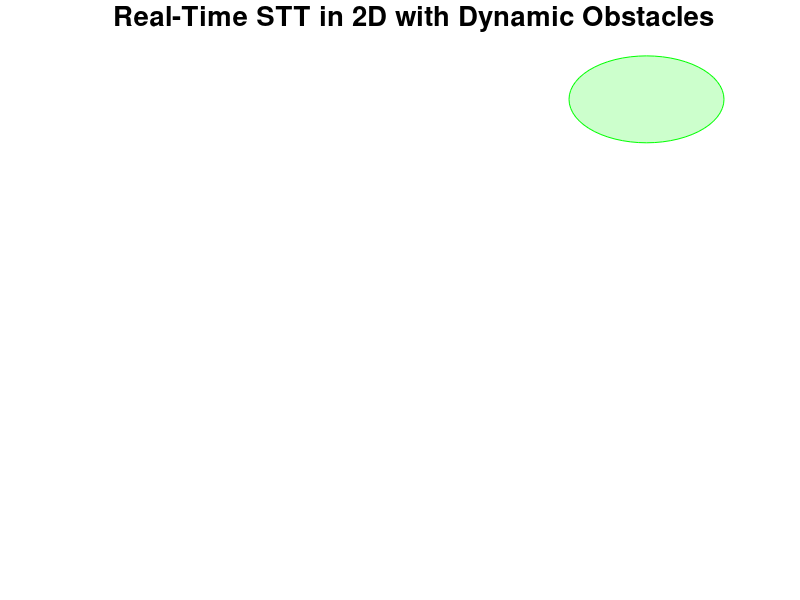

MATLAB code to generate this figure: (Note: this script raises an error after producing the figure.)
%% STT implementation for a single integrator system in a 2D environment
clc; 
clear; 
clf;

%% Parameters

% Environment parameters
S = [0.5, 1.5]; % Initial position
dS = 1; % Radius of initail set
eta = [7, 10];  % Target position
dT = 1; % Radius of target set
% Define dynamic obstacles (format: [ox, oy, rho_o, vel_o_x, vel_o_y])
obstacles = [4, 3, 0.5, -0.4, -0.2; 
             5, 6, 0.5, -0.4, -0.2; 
             6, 4, 0.5, 0.2, -0.4; 
             3, 6, 0.5, -0.2, 0.4;
             4.5, 9, 0.5, -0.2, 0];
%obstacles = createRandomObstacleMatrix(100); % Create 100 random obstacles
nObs = size(obstacles,1);

% STT parameters
k1 = 100; % coefficient k1
k2 = 100; % coefficient k2 for all j
k3 = 100; % coefficient k3 for all j
rho_max = 0.9; % Maximum allowable STT radius
rho_min = 0.1; % Minimum allowable STT radius
sigma = [1, 1]; % STT initial position sigma(0)

% Robot Parameters
x = S; % set initial robot position within initial set

% Simulation parameters
delt = 1e-2; % Step size for movement
tc = 16; % Prescribed time to reach goal
tf = 1.25*tc; % Simulation stop time
t = 1:delt:tf;

%% Plot setup
figure(1)
set(gcf, 'Position', [100, 100, 800*0.8, 1125*0.8]); 
set(gcf, 'Color', 'k');
hold on; grid on; box on;
axis([0 8 0 11.25]);
set(gca, 'Color', 'k', 'XColor', 'w', 'YColor', 'w', 'FontSize', 18);
xlabel('X'); ylabel('Y');
title('Real-Time STT in 2D with Dynamic Obstacles');

% Plot Target
rectangle('Position',[eta(1)-dT eta(2)-dT 2*dT 2*dT],'Curvature',1,'FaceColor','g','EdgeColor','g','FaceAlpha',0.2)

% Plot obstacles
theta = linspace(0, 2*pi, 100);
obstacle_plots = gobjects(nObs, 1);
for o = 1:nObs
    ox = obstacles(o,1) + obstacles(o,3) * cos(theta);
    oy = obstacles(o,2) + obstacles(o,3) * sin(theta);
    obstacle_plots(o) = fill(ox, oy, 'r', 'FaceAlpha', 0.5, 'EdgeColor', 'r');
end

% Initialize robot trajectory plot
robot_plot = plot(x(1), x(2), 'ko', 'MarkerFaceColor', 'k');
STT_plot = plot(sigma(1), sigma(2), 'bo');
trajectory = plot(x(1), x(2), 'b-', 'LineWidth', 1.5);

%% STT loop
for iter = 1:length(t)
    % Update obstacle positions
    for o = 1:nObs
        obstacles(o,1) = obstacles(o,1) + delt * obstacles(o,4); % Update x position
        obstacles(o,2) = obstacles(o,2) + delt * obstacles(o,5); % Update y position
        ox = obstacles(o,1) + obstacles(o,3) * cos(theta);
        oy = obstacles(o,2) + obstacles(o,3) * sin(theta);
        set(obstacle_plots(o), 'XData', ox, 'YData', oy);
    end
    
    %% STT center dynamics (sigma-dot)
    % Compute first term of \dot{\sigma} in Equation (6)
    dsigma_1 = k1 * tc / (tc-t(iter)) * (eta-sigma);
    
    % Compute second term of \dot{\sigma} in Equation (6)
    dsigma_2 = [0, 0];
    rho = rho_max; % Initialize at default radius
    d = inf; 
    for o = 1:nObs
        obs_pos = obstacles(o,1:2);
        obs_radius = obstacles(o,3);
        denom = norm(sigma - obs_pos) - obs_radius - rho_min; % Distance to obstacle
        if denom <= rho_max
            % Compute m and v in the second term in Equation (6)
            m = (sigma - obs_pos) / denom^3; 
            N = null(m); v = N(:,1)';       
            dsigma_2 = dsigma_2 + k2*m + k3*v;
            
            % Compute smooth minimum distance to obstacles in Equation (9)
            d = smoothmin(d,  denom); 
        end
    end
    
    % Compute \dot(\sigma) in Equation (6)
    dsigma = dsigma_1 + dsigma_2;
    
    % Update STT center
    if norm(dsigma) > 0
        sigma = sigma + delt * (dsigma / norm(dsigma));
    end
    
    %% Compute STT radius \rho
    % Compute \rho as in Equation (15) ( solution of Equation (8) )
    if d < inf
        rho = smoothmin(rho_max, d);
    end
    
    %% Update Robot Position
    u = control_2d(sigma,rho,x); % Compute control input as in Equation (18)
    x = x + delt * u;

    %% Update Plot
    set(robot_plot, 'XData', x(1), 'YData', x(2));
    set(STT_plot, 'XData', sigma(1), 'YData', sigma(2));
    set(trajectory, 'XData', [get(trajectory, 'XData'), x(1)], ...
                    'YData', [get(trajectory, 'YData'), x(2)]);
    delete(findobj('Type', 'line', 'Color', [0.3010 0.7450 0.9330])); 
    safety_x = sigma(1) + (rho - 0.1) * cos(theta);
    safety_y = sigma(2) + (rho - 0.1) * sin(theta);
    plot(safety_x, safety_y, 'color', [0.3010 0.7450 0.9330], 'LineStyle', '--', 'LineWidth', 1.5); 
    
    pause(delt/100); 
    
    if norm(sigma - eta) < 0.2
        disp(['Goal reached at t = ', num2str(t(iter))]);
        break;
    end
end